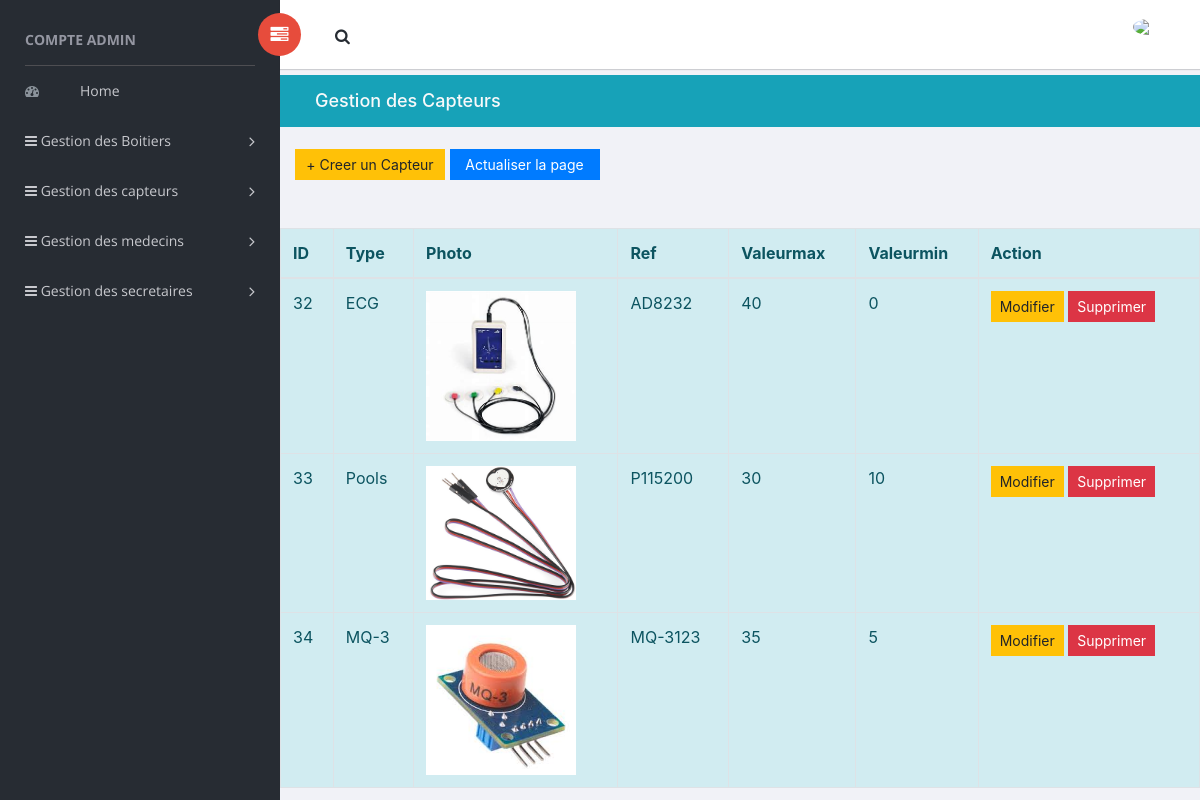
Screenshot of /indexcapteur.php (signed in) with the database file from the repository.
### tables this page shows
CREATE TABLE `capteur` (
  `id` int(30) NOT NULL,
  `type` varchar(11) NOT NULL,
  `photo` blob NOT NULL,
  `ref` varchar(11) NOT NULL,
  `valeurmax` int(11) NOT NULL,
  `valeurmin` int(11) NOT NULL
);

### indexcapteur.php (the view, shortened to what this page needs)
 <?php
       if($_SESSION["type"] =="admin"){
	    ?>
<!doctype html>
<html class="no-js" lang="en">
<head>
    <link rel="stylesheet" href="vendors/bootstrap/dist/css/bootstrap.min.css">
    <link rel="stylesheet" href="vendors/font-awesome/css/font-awesome.min.css">
    <link rel="stylesheet" href="vendors/themify-icons/css/themify-icons.css">
    <link rel="stylesheet" href="vendors/flag-icon-css/css/flag-icon.min.css">
    <link rel="stylesheet" href="vendors/selectFX/css/cs-skin-elastic.css">
    <link rel="stylesheet" href="vendors/jqvmap/dist/jqvmap.min.css">
    <link rel="stylesheet" href="assets/css/style.css">
</head>
<body>
    <aside id="left-panel" class="left-panel">
        <nav class="navbar navbar-expand-sm navbar-default">
            <div id="main-menu" class="main-menu collapse navbar-collapse">
                <ul class="nav navbar-nav">
                <h3 class="menu-title"> COMPTE <?PHP ECHO  $_SESSION['type']?> </h3>
                    <li>
                        <a href="indexadmin.php"> <i class="menu-icon fa fa-dashboard"></i>Home </a>
                    </li>
                    <li class="menu-item-has-children dropdown">
                        <a href="#" class="dropdown-toggle" data-toggle="dropdown" aria-haspopup="true" aria-expanded="false"><i class="fa fa-bars"></i>   Gestion des Boitiers </a>
                    </li>
                    <li class="menu-item-has-children dropdown">
                        <a href="#" class="dropdown-toggle" data-toggle="dropdown" aria-haspopup="true" aria-expanded="false"> <i class="fa fa-bars"></i> Gestion des capteurs </a>
                    </li>
                    <li class="menu-item-has-children dropdown">
                        <a href="#" class="dropdown-toggle" data-toggle="dropdown" aria-haspopup="true" aria-expanded="false"> <i class="fa fa-bars"></i> Gestion des medecins </a>
                    </li>
                    <li class="menu-item-has-children dropdown">
                        <a href="#" class="dropdown-toggle" data-toggle="dropdown" aria-haspopup="true" aria-expanded="false"> <i class="fa fa-bars"></i> Gestion des secretaires </a>
                    </li>
            </div>
        </nav>
    </aside>
    <div id="right-panel" class="right-panel">
        <header id="header" class="header">
            <div class="header-menu">
                <div class="col-sm-7">
                    <a id="menuToggle" class="menutoggle pull-left"><i class="fa fa fa-tasks"></i></a>
                    <div class="header-left">
                        <button class="search-trigger"><i class="fa fa-search"></i></button>
                    </div>
                </div>
                <div class="col-sm-5">
                    <div class="user-area dropdown float-right">
                        <a href="#" class="dropdown-toggle" data-toggle="dropdown" aria-haspopup="true" aria-expanded="false">
                            <img class="user-avatar rounded-circle" src="profile.jpg" >
                        </a>
                    </div>
                </div>
            </div>
        </header>
        <div class="breadcrumbs bg-info">
            <div class="col-sm-4 bg-info">
                <div class="page-header float-left bg-info">
                    <div class="page-title bg-info text-light">
                        <h1>Gestion des Capteurs </h1>
                    </div>
                </div>
            </div>
            <div class="col-sm-8 bg-info">
                <div class="page-header float-right bg-info">
                </div>
            </div>
        </div>
        <div class="content mt-3">
                <div><a class="btn btn-warning btn-sm" style="width : 150px" href="createcapteur.php">+ Creer un  Capteur  </a>  <a class="btn btn-primary btn-sm" style="width : 150px" href="indexcapteur.php">Actualiser la page</a> </div></br>
                </div>
                    <table class="table table-bordered  alert-info" style="width: 100%;">
                        <thead class="alert-info">
                            <tr>
                                <th>ID</th>
                                <th>Type</th>
                                <th>Photo</th>
                                <th>Ref</th>
                                <th>Valeurmax</th>
                                <th>Valeurmin</th>
                                <th>Action</th>
                            </tr>
                        </thead>
                        <tbody>
                            <?php
                                require 'conn.php';
                                $sql = $conn->prepare("SELECT * FROM `capteur`");
                                $sql->execute();
                                while($fetch = $sql->fetch()){
                            ?>
                            <tr>
                                <td><?php echo $fetch['id']?></td>
                                <td><?php echo $fetch['type']?></td>
                                <td> <img width="150px " src="<?php echo $fetch['photo']?>"/></td>
                                <td><?php echo $fetch['ref']?></td>
                                <td><?php echo $fetch['valeurmax']?></td>
                                <td><?php echo $fetch['valeurmin']?></td>
                                <td><button class="btn btn-warning btn-sm" data-toggle="modal" data-target="#update<?php echo $fetch['id']?>">Modifier</button>  <a class="btn btn-danger btn-sm" href="deletecapteur.php?id=<?php echo $fetch['id']?>">Supprimer</a></td>
                            </tr>
                            <?php
                                }
                            ?>
                        </tbody>
                    </table>
                </div>
</body>
</html>
<?php } ?>

### rows the page displays
capteur: id "32", type "ECG", photo (picture), ref "AD8232", valeurmax "40", valeurmin "0"
capteur: id "33", type "Pools", photo (picture), ref "P115200", valeurmax "30", valeurmin "10"
capteur: id "34", type "MQ-3", photo (picture), ref "MQ-3123", valeurmax "35", valeurmin "5"

### other values shown
$_SESSION['type'] "ADMIN"
